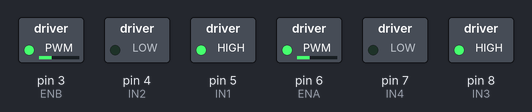
Bench run of a sketch on a simulated Arduino Uno, built with avr-gcc and run on an emulated ATmega328P. Parts: switched loads named in the sketch (green lamp = pin HIGH).

Above: at 0.1 s.
Timing chart, 0 to 1.6 s (numbered marks = the images above):
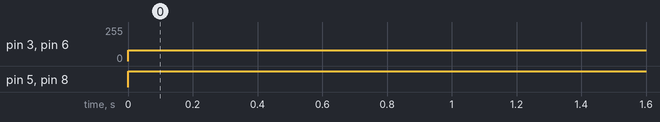

Measured:
- by itself, pin 3 (ENB), pin 6 (ENA): 0/255 → 80/255 at 0.00 s
- by itself, pin 5 (IN1), pin 8 (IN3): LOW → HIGH at 0.00 s

The sketch:

cek_motor_driver.ino
```cpp
int ENA = 6;   // Pin PWM untuk Motor A (kiri)
int ENB = 3;   // Pin PWM untuk Motor B (kanan)
int IN1 = 5;   // Motor kiri maju
int IN2 = 4;   // Motor kiri mundur
int IN3 = 8;   // Motor kanan maju
int IN4 = 7;   // Motor kanan mundur

void setup() {
  pinMode(ENA, OUTPUT);
  pinMode(ENB, OUTPUT);
  pinMode(IN1, OUTPUT);
  pinMode(IN2, OUTPUT);
  pinMode(IN3, OUTPUT);
  pinMode(IN4, OUTPUT);

//   // Mengatur arah Motor A
//   digitalWrite(IN1, HIGH);
//   digitalWrite(IN2, LOW);

//   // Mengatur arah Motor B
//   digitalWrite(IN3, HIGH);
//   digitalWrite(IN4, LOW);
  }

void loop() {
    // Mengatur arah Motor A
  digitalWrite(IN1, 1);
  digitalWrite(IN2, 0);

  // Mengatur arah Motor B
  digitalWrite(IN3, 1);
  digitalWrite(IN4, 0);
  analogWrite(ENA, 80);  // Mengatur kecepatan Motor A (0-255)
  analogWrite(ENB, 80);  // Mengatur kecepatan Motor B (0-255)
  delay(1000);
    // digitalWrite(IN1, HIGH);
    // digitalWrite(IN2, LOW);   // Motor kiri maju
    // digitalWrite(IN3, LOW);
    // digitalWrite(IN4, HIGH);  // Motor kanan mundur
    // analogWrite(ENA, 180);
    // analogWrite(ENB, 170);
    // delay(1000);  // Kurangi delay untuk respon yang lebih cepat


}
```
